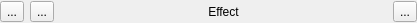
<?xml version="1.0" encoding="UTF-8"?>
<ui version="4.0">
 <class>EffectHeader</class>
 <widget class="QWidget" name="EffectHeader">
  <property name="geometry">
   <rect>
    <x>0</x>
    <y>0</y>
    <width>417</width>
    <height>23</height>
   </rect>
  </property>
  <property name="sizePolicy">
   <sizepolicy hsizetype="Preferred" vsizetype="Preferred">
    <horstretch>0</horstretch>
    <verstretch>0</verstretch>
   </sizepolicy>
  </property>
  <property name="windowTitle">
   <string>Form</string>
  </property>
  <layout class="QGridLayout" name="gridLayout">
   <property name="margin">
    <number>0</number>
   </property>
   <item row="0" column="0">
    <layout class="QHBoxLayout" name="horizontalLayout">
     <item>
      <widget class="QToolButton" name="upBtn">
       <property name="focusPolicy">
        <enum>Qt::NoFocus</enum>
       </property>
       <property name="text">
        <string>...</string>
       </property>
       <property name="icon">
        <iconset resource="../resources.qrc">
         <normaloff>:/toolbar/icons/arrow-up.png</normaloff>:/toolbar/icons/arrow-up.png</iconset>
       </property>
       <property name="iconSize">
        <size>
         <width>12</width>
         <height>12</height>
        </size>
       </property>
      </widget>
     </item>
     <item>
      <widget class="QToolButton" name="downBtn">
       <property name="focusPolicy">
        <enum>Qt::NoFocus</enum>
       </property>
       <property name="text">
        <string>...</string>
       </property>
       <property name="icon">
        <iconset resource="../resources.qrc">
         <normaloff>:/toolbar/icons/arrow-down.png</normaloff>:/toolbar/icons/arrow-down.png</iconset>
       </property>
       <property name="iconSize">
        <size>
         <width>12</width>
         <height>12</height>
        </size>
       </property>
      </widget>
     </item>
     <item>
      <widget class="QLabel" name="label">
       <property name="text">
        <string>Effect</string>
       </property>
       <property name="scaledContents">
        <bool>false</bool>
       </property>
       <property name="alignment">
        <set>Qt::AlignCenter</set>
       </property>
      </widget>
     </item>
     <item>
      <widget class="QToolButton" name="deleteBtn">
       <property name="focusPolicy">
        <enum>Qt::NoFocus</enum>
       </property>
       <property name="text">
        <string>...</string>
       </property>
       <property name="icon">
        <iconset resource="../resources.qrc">
         <normaloff>:/toolbar/icons/list-remove.png</normaloff>:/toolbar/icons/list-remove.png</iconset>
       </property>
       <property name="iconSize">
        <size>
         <width>12</width>
         <height>12</height>
        </size>
       </property>
      </widget>
     </item>
    </layout>
   </item>
  </layout>
 </widget>
 <resources>
  <include location="../resources.qrc"/>
 </resources>
 <connections/>
</ui>
